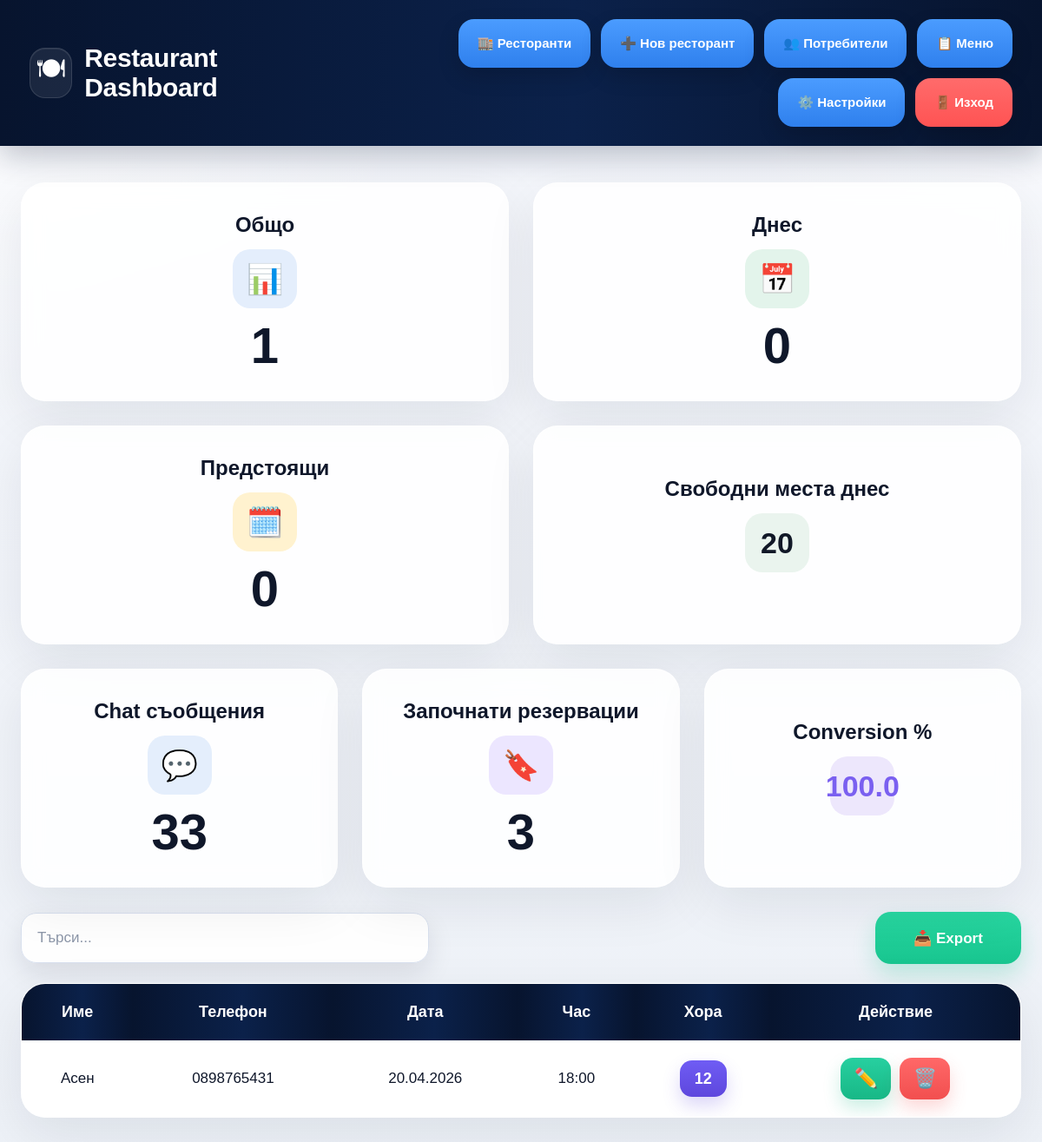
The app's page /dashboard (signed in) with its own data.
### tables this page shows
CREATE TABLE reservations (
        id INTEGER PRIMARY KEY AUTOINCREMENT,
        tenant_id INTEGER NOT NULL,
        name TEXT NOT NULL,
        phone TEXT NOT NULL,
        date TEXT NOT NULL,
        time TEXT NOT NULL,
        people INTEGER NOT NULL,
        source TEXT DEFAULT 'chatbot',
        status TEXT DEFAULT 'confirmed',
        notes TEXT DEFAULT '',
        created_at TEXT DEFAULT CURRENT_TIMESTAMP,
        FOREIGN KEY (tenant_id) REFERENCES tenants(id)
    );

### app.py (the view)
@app.route("/dashboard")
def dashboard():
    user = current_user()
    if not user:
        return redirect("/login")
    tenant_id = user["tenant_id"]
    reservations = get_reservations_by_tenant(tenant_id)
    settings = get_tenant_settings(tenant_id) or {}
    analytics = get_analytics_summary(tenant_id)
    today = datetime.now().date()
    today_str = today.strftime("%d.%m.%Y")
    max_capacity = int(settings.get("max_capacity", 20))
    total = len(reservations)
    today_count = 0
    upcoming = 0
    occupied_today = 0
    for r in reservations:
        res_date = parse_bg_date(r["date"])
        if not res_date:
            continue
        if r["date"] == today_str:
            today_count += 1
            try:
                occupied_today += int(r["people"])
            except Exception:
                pass
        if res_date >= today:
            upcoming += 1
    free_places_today = max(max_capacity - occupied_today, 0)
    return render_template(
        "dashboard.html",
        reservations=reservations,
        total=total,
        today_count=today_count,
        upcoming=upcoming,
        free_places_today=free_places_today,
        analytics=analytics,
        username=user["username"],
        role=user["role"]
    )

### app.py (called while the page is built)
def current_user():
    return session.get("user")

def parse_bg_date(date_str):
    try:
        return datetime.strptime(date_str, "%d.%m.%Y").date()
    except Exception:
        return None

### database.py (called while the page is built)
def get_absolute_database_path():
    if os.path.isabs(DATABASE_PATH):
        return DATABASE_PATH
    return os.path.abspath(os.path.join(BASE_DIR, DATABASE_PATH))

def ensure_data_dir():
    db_path = get_absolute_database_path()
    data_dir = os.path.dirname(db_path)
    os.makedirs(data_dir, exist_ok=True)

def get_db():
    ensure_data_dir()
    db_path = get_absolute_database_path()
    conn = sqlite3.connect(db_path)
    conn.row_factory = sqlite3.Row
    return conn

### services/reservations.py (called while the page is built)
def get_reservations_by_tenant(tenant_id):
    db = get_db()
    rows = db.execute("""
        SELECT * FROM reservations
        WHERE tenant_id = ?
        ORDER BY id DESC
    """, (tenant_id,)).fetchall()
    db.close()
    return [dict(r) for r in rows]

### services/tenants.py (called while the page is built)
def get_tenant_settings(tenant_id):
    db = get_db()
    row = db.execute("""
        SELECT * FROM tenant_settings
        WHERE tenant_id = ?
    """, (tenant_id,)).fetchone()
    db.close()
    return dict(row) if row else None

### templates/dashboard.html (shortened to what this page needs)
<!DOCTYPE html>
<html lang="bg">
<head>
    <link rel="stylesheet" href="/static/style.css">
</head>
<body class="dashboard-page">
    <div class="header">
        <div class="brand-wrap">
            <div class="brand-icon">🍽</div>
            <h1>Restaurant Dashboard</h1>
        </div>
        <div class="header-actions">
            {% if role == "super_admin" %}
                <a class="top-btn" href="/restaurants">🏬 Ресторанти</a>
                <a class="top-btn" href="/create-restaurant">➕ Нов ресторант</a>
                <a class="top-btn" href="/users">👥 Потребители</a>
                <a class="top-btn" href="/menu-manager">📋 Меню</a>
                <a class="top-btn" href="/settings">⚙️ Настройки</a>
            {% elif role == "owner" %}
                <a class="top-btn" href="/users">👥 Потребители</a>
                <a class="top-btn" href="/menu-manager">📋 Меню</a>
                <a class="top-btn" href="/settings">⚙️ Настройки</a>
            {% elif role == "admin" %}
                <a class="top-btn" href="/users">👥 Потребители</a>
                <a class="top-btn" href="/menu-manager">📋 Меню</a>
                <a class="top-btn" href="/settings">⚙️ Настройки</a>
            {% endif %}
            <a class="logout-btn" href="/logout">🚪 Изход</a>
        </div>
    </div>
    <div class="container">
        <div class="stats-grid stats-grid-4">
            <div class="stat-card">
                <div class="stat-title">Общо</div>
                <div class="stat-icon soft-blue">📊</div>
                <div class="stat-value">{{ total }}</div>
            </div>
            <div class="stat-card">
                <div class="stat-title">Днес</div>
                <div class="stat-icon soft-green">📅</div>
                <div class="stat-value">{{ today_count }}</div>
            </div>
            <div class="stat-card">
                <div class="stat-title">Предстоящи</div>
                <div class="stat-icon soft-yellow">🗓️</div>
                <div class="stat-value">{{ upcoming }}</div>
            </div>
            <div class="stat-card">
                <div class="stat-title">Свободни места днес</div>
                <div class="stat-icon soft-mint">{{ free_places_today }}</div>
            </div>
        </div>
        <div class="stats-grid stats-grid-3 second-row">
            <div class="stat-card">
                <div class="stat-title">Chat съобщения</div>
                <div class="stat-icon soft-blue">💬</div>
                <div class="stat-value">{{ analytics.total_chat_messages }}</div>
            </div>
            <div class="stat-card">
                <div class="stat-title">Започнати резервации</div>
                <div class="stat-icon soft-purple">🔖</div>
                <div class="stat-value">{{ analytics.reservation_started }}</div>
            </div>
            <div class="stat-card">
                <div class="stat-title">Conversion %</div>
                <div class="stat-icon soft-lavender">{{ analytics.conversion_rate }}</div>
            </div>
        </div>
        <div class="toolbar">
            <input
                type="text"
                id="searchInput"
                class="search-input"
                placeholder="Търси..."
                onkeyup="filterTable()"
            >
            <button class="export-btn" onclick="window.location.href='/export'">
                📥 Export
            </button>
        </div>
        <div class="table-card">
            <table id="reservationTable">
                <thead>
                    <tr>
                        <th>Име</th>
                        <th>Телефон</th>
                        <th>Дата</th>
                        <th>Час</th>
                        <th>Хора</th>
                        <th>Действие</th>
                    </tr>
                </thead>
                <tbody>
                    {% if reservations %}
                        {% for r in reservations %}
                        <tr>
                            <td>{{ r.name }}</td>
                            <td>{{ r.phone }}</td>
                            <td>{{ r.date }}</td>
                            <td>{{ r.time }}</td>
                            <td>
                                <span class="people-badge">{{ r.people }}</span>
                            </td>
                            <td>
                                <div class="actions">
                                    <button
                                        class="action-btn action-edit"
                                        onclick="openEditModal('{{ r.id }}', '{{ r.name|e }}', '{{ r.phone|e }}', '{{ r.date|e }}', '{{ r.time|e }}', '{{ r.people|e }}')"
                                    >✏️</button>
                                    <button
                                        class="action-btn action-delete"
                                        onclick="deleteReservation('{{ r.id }}')"
                                    >🗑️</button>
                                </div>
                            </td>
                        </tr>
                        {% endfor %}
                    {% else %}
                        <tr>
                            <td colspan="6" class="empty-state">Няма намерени резервации</td>
                        </tr>
                    {% endif %}
                </tbody>
            </table>
        </div>
    </div>
</body>
</html>

### records on screen
reservations: name "Асен", phone "0898765431", date "20.04.2026", time "18:00", people "12"

### other values on screen
{{ total }} "1"
{{ today_count }} "0"
{{ upcoming }} "0"
{{ free_places_today }} "20"
{{ analytics.total_chat_messages }} "33"
{{ analytics.reservation_started }} "3"
{{ analytics.conversion_rate }} "100.0"
